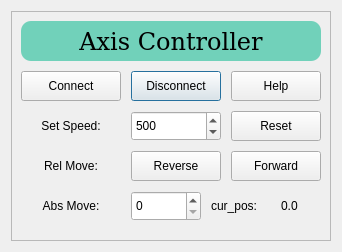
<?xml version="1.0" encoding="UTF-8"?>
<ui version="4.0">
 <class>Dialog</class>
 <widget class="QDialog" name="Dialog">
  <property name="geometry">
   <rect>
    <x>0</x>
    <y>0</y>
    <width>338</width>
    <height>248</height>
   </rect>
  </property>
  <property name="windowTitle">
   <string>Dialog</string>
  </property>
  <layout class="QVBoxLayout" name="verticalLayout">
   <item>
    <widget class="QFrame" name="frame_axis">
     <property name="sizePolicy">
      <sizepolicy hsizetype="Fixed" vsizetype="Fixed">
       <horstretch>0</horstretch>
       <verstretch>0</verstretch>
      </sizepolicy>
     </property>
     <property name="minimumSize">
      <size>
       <width>320</width>
       <height>230</height>
      </size>
     </property>
     <property name="frameShape">
      <enum>QFrame::StyledPanel</enum>
     </property>
     <property name="frameShadow">
      <enum>QFrame::Raised</enum>
     </property>
     <widget class="QLabel" name="label_saved_image_2">
      <property name="geometry">
       <rect>
        <x>10</x>
        <y>10</y>
        <width>300</width>
        <height>40</height>
       </rect>
      </property>
      <property name="sizePolicy">
       <sizepolicy hsizetype="Preferred" vsizetype="Fixed">
        <horstretch>0</horstretch>
        <verstretch>0</verstretch>
       </sizepolicy>
      </property>
      <property name="minimumSize">
       <size>
        <width>300</width>
        <height>40</height>
       </size>
      </property>
      <property name="maximumSize">
       <size>
        <width>16777215</width>
        <height>30</height>
       </size>
      </property>
      <property name="font">
       <font>
        <family>DejaVu Serif</family>
        <pointsize>18</pointsize>
        <weight>50</weight>
        <bold>false</bold>
       </font>
      </property>
      <property name="styleSheet">
       <string notr="true">border-color: rgb(66, 69, 183);
background-color: #71D1BA;
border-radius: 10px;</string>
      </property>
      <property name="frameShape">
       <enum>QFrame::Box</enum>
      </property>
      <property name="text">
       <string>Axis Controller</string>
      </property>
      <property name="alignment">
       <set>Qt::AlignCenter</set>
      </property>
     </widget>
     <widget class="QPushButton" name="btn_disconnect">
      <property name="geometry">
       <rect>
        <x>120</x>
        <y>60</y>
        <width>90</width>
        <height>30</height>
       </rect>
      </property>
      <property name="text">
       <string>Disconnect</string>
      </property>
     </widget>
     <widget class="QPushButton" name="btn_connect">
      <property name="geometry">
       <rect>
        <x>10</x>
        <y>60</y>
        <width>100</width>
        <height>30</height>
       </rect>
      </property>
      <property name="text">
       <string>Connect</string>
      </property>
     </widget>
     <widget class="QPushButton" name="btn_reset">
      <property name="geometry">
       <rect>
        <x>220</x>
        <y>100</y>
        <width>90</width>
        <height>30</height>
       </rect>
      </property>
      <property name="text">
       <string>Reset</string>
      </property>
     </widget>
     <widget class="QLabel" name="label_3">
      <property name="geometry">
       <rect>
        <x>10</x>
        <y>140</y>
        <width>100</width>
        <height>30</height>
       </rect>
      </property>
      <property name="text">
       <string>Rel Move:</string>
      </property>
      <property name="alignment">
       <set>Qt::AlignCenter</set>
      </property>
     </widget>
     <widget class="QPushButton" name="help_axis">
      <property name="geometry">
       <rect>
        <x>220</x>
        <y>60</y>
        <width>90</width>
        <height>30</height>
       </rect>
      </property>
      <property name="text">
       <string>Help</string>
      </property>
     </widget>
     <widget class="QSpinBox" name="set_speed">
      <property name="geometry">
       <rect>
        <x>120</x>
        <y>100</y>
        <width>90</width>
        <height>30</height>
       </rect>
      </property>
      <property name="minimum">
       <number>200</number>
      </property>
      <property name="maximum">
       <number>800</number>
      </property>
      <property name="value">
       <number>500</number>
      </property>
     </widget>
     <widget class="QLabel" name="label">
      <property name="geometry">
       <rect>
        <x>10</x>
        <y>100</y>
        <width>100</width>
        <height>30</height>
       </rect>
      </property>
      <property name="text">
       <string>Set Speed:</string>
      </property>
      <property name="alignment">
       <set>Qt::AlignCenter</set>
      </property>
     </widget>
     <widget class="QLabel" name="label_10">
      <property name="geometry">
       <rect>
        <x>10</x>
        <y>180</y>
        <width>100</width>
        <height>30</height>
       </rect>
      </property>
      <property name="text">
       <string>Abs Move:</string>
      </property>
      <property name="alignment">
       <set>Qt::AlignCenter</set>
      </property>
     </widget>
     <widget class="QPushButton" name="prev_speed">
      <property name="geometry">
       <rect>
        <x>120</x>
        <y>140</y>
        <width>90</width>
        <height>30</height>
       </rect>
      </property>
      <property name="text">
       <string>Reverse</string>
      </property>
      <property name="icon">
       <iconset>
        <normaloff>../../MoilApp-V.3/src/images/left.png</normaloff>../../MoilApp-V.3/src/images/left.png</iconset>
      </property>
     </widget>
     <widget class="QPushButton" name="next_speed">
      <property name="geometry">
       <rect>
        <x>220</x>
        <y>140</y>
        <width>90</width>
        <height>30</height>
       </rect>
      </property>
      <property name="layoutDirection">
       <enum>Qt::LeftToRight</enum>
      </property>
      <property name="text">
       <string>Forward</string>
      </property>
      <property name="icon">
       <iconset>
        <normaloff>../../MoilApp-V.3/src/images/right.png</normaloff>../../MoilApp-V.3/src/images/right.png</iconset>
      </property>
     </widget>
     <widget class="QLabel" name="label_11">
      <property name="geometry">
       <rect>
        <x>200</x>
        <y>180</y>
        <width>60</width>
        <height>30</height>
       </rect>
      </property>
      <property name="text">
       <string>cur_pos:</string>
      </property>
     </widget>
     <widget class="QLabel" name="label_6">
      <property name="geometry">
       <rect>
        <x>270</x>
        <y>180</y>
        <width>40</width>
        <height>30</height>
       </rect>
      </property>
      <property name="text">
       <string>0.0</string>
      </property>
     </widget>
     <widget class="QSpinBox" name="abs_move">
      <property name="geometry">
       <rect>
        <x>120</x>
        <y>180</y>
        <width>70</width>
        <height>30</height>
       </rect>
      </property>
      <property name="maximum">
       <number>1000</number>
      </property>
      <property name="singleStep">
       <number>5</number>
      </property>
     </widget>
    </widget>
   </item>
  </layout>
 </widget>
 <resources/>
 <connections/>
</ui>
